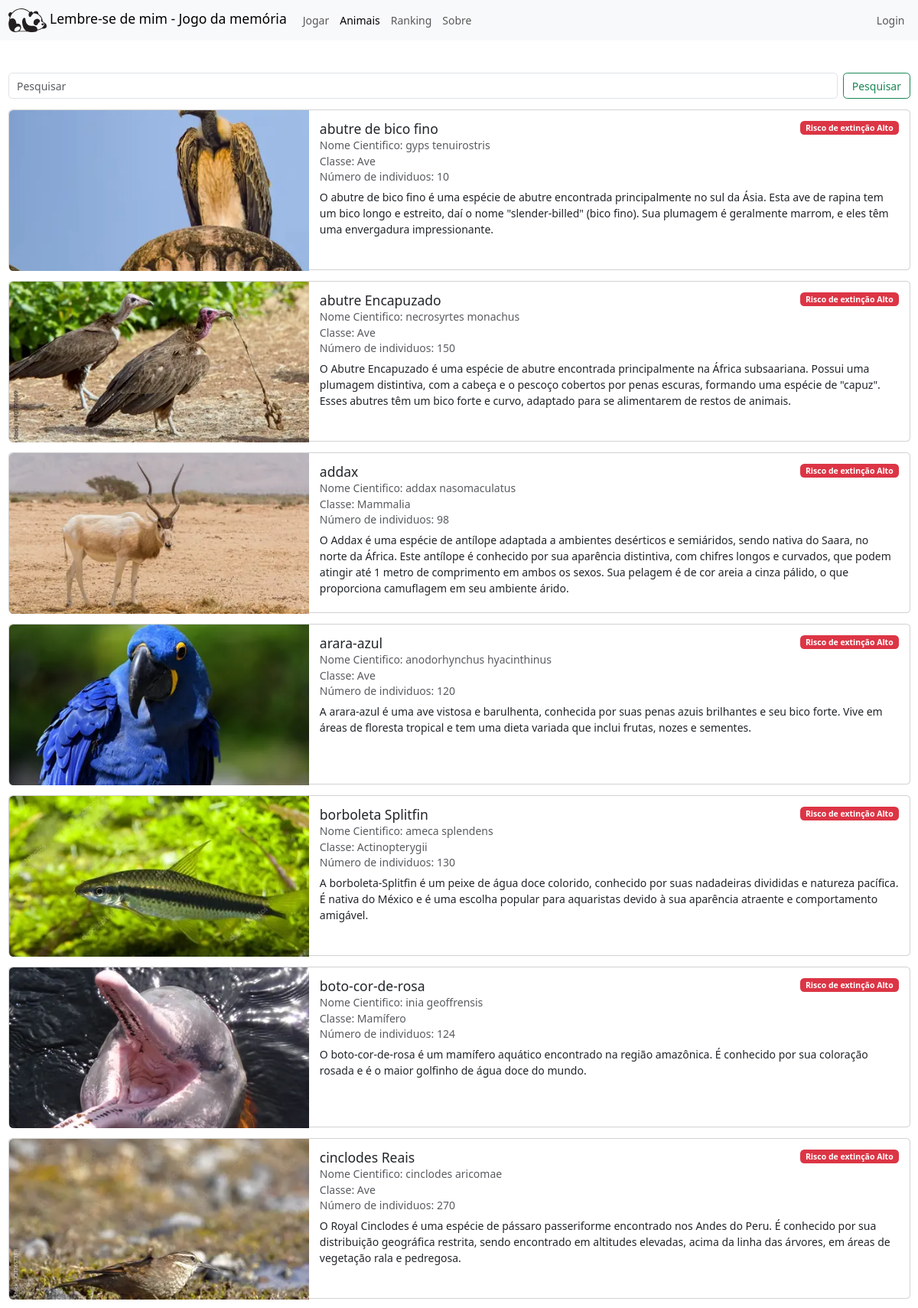
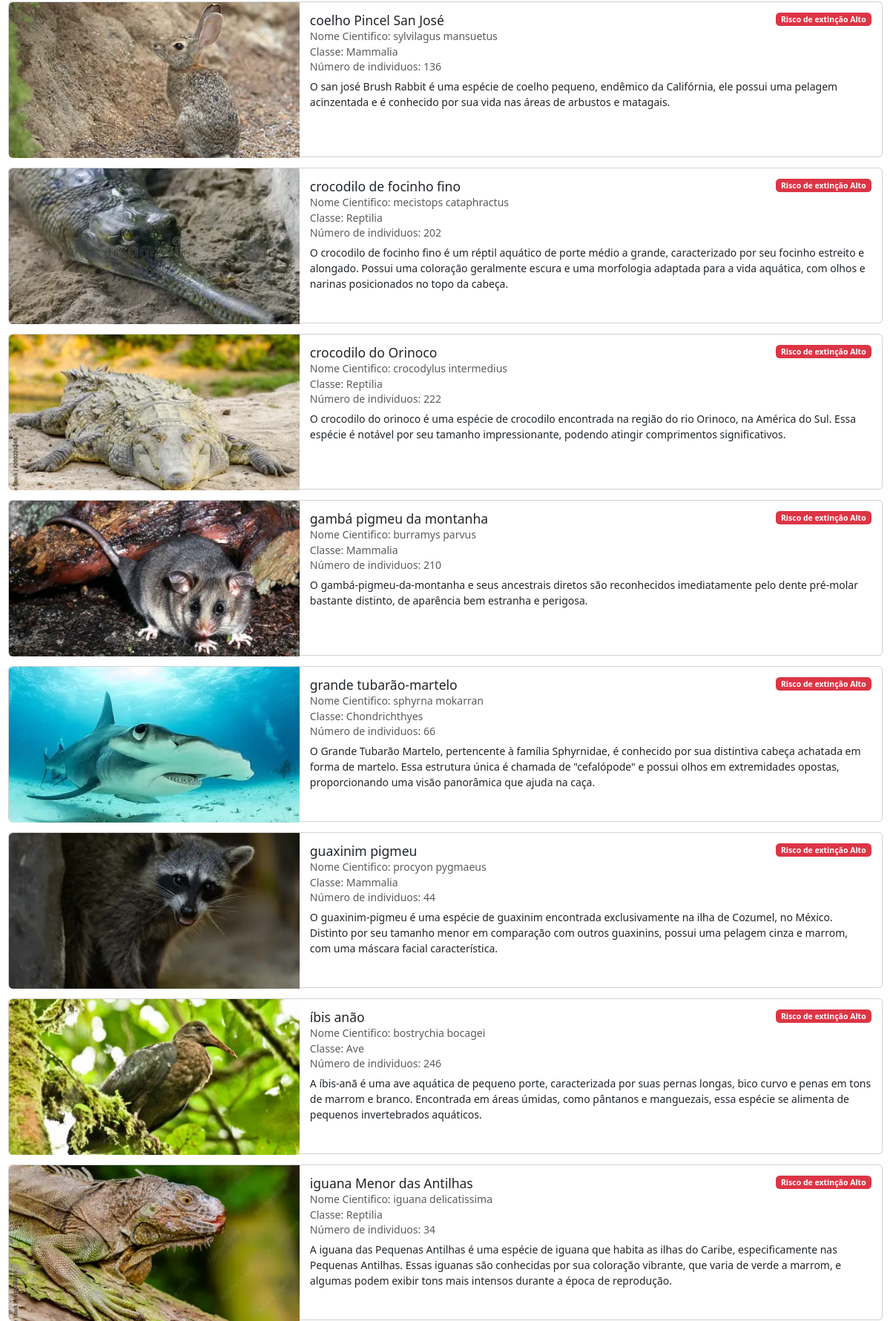
Screenshot of /lista/index.php (upper part) with the database file from the repository (2 pictures, top to bottom).
### tables this page shows
CREATE TABLE `animais` (
  `id` int(11) NOT NULL AUTO_INCREMENT,
  `nome` varchar(255) DEFAULT NULL,
  `nome_cientifico` varchar(255) DEFAULT NULL,
  `classe` varchar(255) DEFAULT NULL,
  `numero_individuos` int(11) DEFAULT NULL,
  `risco_extincao` varchar(255) DEFAULT NULL,
  `imagem_url` varchar(255) DEFAULT NULL,
  `descricao` varchar(1024) DEFAULT NULL,
  PRIMARY KEY (`id`)
);

### lista/index.php (the view, shortened to what this page needs)
<?php
$animals_array = [];
try {
  $database = new Database('mysql');
  $conn = $database->getConnection();
  $sql = "SELECT * FROM animais order by nome";
  $stmt = $conn->prepare($sql);
  $stmt->execute();
  $animals_array = $stmt->fetchAll(PDO::FETCH_ASSOC);
} catch (\PDOException $e) {
  echo "Database connection failed: " . $e->getMessage();
} catch (\InvalidArgumentException $e) {
  echo "Invalid database dialect: " . $e->getMessage();
}
?>
<?php
include '../includes/navbar.php';
?>
<main class="container">
  <div class="my-5">
    <form class="d-flex mb-3" role="search" id="search-form">
      <input class="form-control me-2" type="search" placeholder="Pesquisar" aria-label="Pesquisar" />
      <button class="btn btn-outline-success" type="submit">
        Pesquisar
      </button>
    </form>
    <div>
      <?php foreach ($animals_array as $animal) : ?>
        <div class="card mb-3">
          <div class="row g-0 h-100">
            <div class="col-md-4 h-100">
              <img src="/img/animais/<?= $animal['imagem_url'] ?>-grande.webp" class="img-fluid rounded-start" alt="imagem de <?= $animal['nome'] ?>" width="450" height="300" loading="lazy" decoding="async" />
            </div>
            <div class="col-md-8">
              <div class="card-body">
                <h5 class="card-title"><?= $animal['nome'] ?></h5>
                <h6 class="card-subtitle mb-2 text-muted">
                  Nome Cientifico: <?= $animal['nome_cientifico'] ?>
                </h6>
                <h6 class="card-subtitle mb-2 text-muted">Classe: <?= $animal['classe'] ?></h6>
                <h6 class="card-subtitle mb-2 text-muted">
                  Número de individuos: <?= $animal['numero_individuos'] ?>
                </h6>
                <span class="badge text-bg-<?php echo ($animal['risco_extincao'] == 'Alto' ? 'danger' : ($animal['risco_extincao'] == 'Médio' ? 'warning' : 'success')) ?>">Risco de extinção <?= $animal['risco_extincao'] ?></span>
                <p class="card-text">
                  <?= $animal['descricao'] ?>
                </p>
              </div>
            </div>
          </div>
        </div>
      <?php endforeach; ?>
    </div>
  </div>
</main>
<?php
include '../includes/footer.php';
?>

### css/global.css (style rules this page uses)
html { font-size: 10px; }
@media screen and (min-width: 1200px) and (max-width: 1399px) { html { font-size: 14px; } }
.container, .container-lg, .container-md, .container-sm, .container-xl, .container-xxl { max-width: 2200px; }

### css/lista.css (style rules this page uses)
@media screen and (min-width: 768px) { .card { max-height: 15rem; } }
.card img { max-height: 15rem; width: 100%; object-fit: cover; }
.badge { position: absolute; top: 1rem; right: 1rem; }

### rows the page displays
animais: imagem_url (picture), nome "abutre de bico fino", nome_cientifico "gyps tenuirostris", classe "Ave", numero_individuos "10", risco_extincao "Alto", descricao "O abutre de bico fino é uma espécie de abutre encontrada principalmente no sul da Ásia. Esta ave de rapina tem um bico longo e estreito, daí o nome \"slender-billed\" (bico fino). Sua plumagem é geralmente marrom, e eles têm uma envergadura impressionante."
animais: imagem_url (picture), nome "abutre Encapuzado", nome_cientifico "necrosyrtes monachus", classe "Ave", numero_individuos "150", risco_extincao "Alto", descricao "O Abutre Encapuzado é uma espécie de abutre encontrada principalmente na África subsaariana. Possui uma plumagem distintiva, com a cabeça e o pescoço cobertos por penas escuras, formando uma espécie de \"capuz\". Esses abutres têm um bico forte e curvo, adaptado para se alimentarem de restos de animais."
animais: imagem_url+nome (picture), nome "addax", nome_cientifico "addax nasomaculatus", classe "Mammalia", numero_individuos "98", risco_extincao "Alto", descricao "O Addax é uma espécie de antílope adaptada a ambientes desérticos e semiáridos, sendo nativa do Saara, no norte da África. Este antílope é conhecido por sua aparência distintiva, com chifres longos e curvados, que podem atingir até 1 metro de comprimento em ambos os sexos. Sua pelagem é de cor areia a cinza pálido, o que proporciona camuflagem em seu ambiente árido."
animais: imagem_url+nome (picture), nome "arara-azul", nome_cientifico "anodorhynchus hyacinthinus", classe "Ave", numero_individuos "120", risco_extincao "Alto", descricao "A arara-azul é uma ave vistosa e barulhenta, conhecida por suas penas azuis brilhantes e seu bico forte. Vive em áreas de floresta tropical e tem uma dieta variada que inclui frutas, nozes e sementes."
animais: imagem_url (picture), nome "borboleta Splitfin", nome_cientifico "ameca splendens", classe "Actinopterygii", numero_individuos "130", risco_extincao "Alto", descricao "A borboleta-Splitfin é um peixe de água doce colorido, conhecido por suas nadadeiras divididas e natureza pacífica. É nativa do México e é uma escolha popular para aquaristas devido à sua aparência atraente e comportamento amigável."
animais: imagem_url (picture), nome "boto-cor-de-rosa", nome_cientifico "inia geoffrensis", classe "Mamífero", numero_individuos "124", risco_extincao "Alto", descricao "O boto-cor-de-rosa é um mamífero aquático encontrado na região amazônica. É conhecido por sua coloração rosada e é o maior golfinho de água doce do mundo."
animais: imagem_url (picture), nome "cinclodes Reais", nome_cientifico "cinclodes aricomae", classe "Ave", numero_individuos "270", risco_extincao "Alto", descricao "O Royal Cinclodes é uma espécie de pássaro passeriforme encontrado nos Andes do Peru. É conhecido por sua distribuição geográfica restrita, sendo encontrado em altitudes elevadas, acima da linha das árvores, em áreas de vegetação rala e pedregosa."
animais: imagem_url (picture), nome "coelho Pincel San José", nome_cientifico "sylvilagus mansuetus", classe "Mammalia", numero_individuos "136", risco_extincao "Alto", descricao "O san josé Brush Rabbit é uma espécie de coelho pequeno, endêmico da Califórnia, ele possui uma pelagem acinzentada e é conhecido por sua vida nas áreas de arbustos e matagais."
animais: imagem_url (picture), nome "crocodilo de focinho fino", nome_cientifico "mecistops cataphractus", classe "Reptilia", numero_individuos "202", risco_extincao "Alto", descricao "O crocodilo de focinho fino é um réptil aquático de porte médio a grande, caracterizado por seu focinho estreito e alongado. Possui uma coloração geralmente escura e uma morfologia adaptada para a vida aquática, com olhos e narinas posicionados no topo da cabeça."
animais: imagem_url (picture), nome "crocodilo do Orinoco", nome_cientifico "crocodylus intermedius", classe "Reptilia", numero_individuos "222", risco_extincao "Alto", descricao "O crocodilo do orinoco é uma espécie de crocodilo encontrada na região do rio Orinoco, na América do Sul. Essa espécie é notável por seu tamanho impressionante, podendo atingir comprimentos significativos."
animais: imagem_url (picture), nome "gambá pigmeu da montanha", nome_cientifico "burramys parvus", classe "Mammalia", numero_individuos "210", risco_extincao "Alto", descricao "O gambá-pigmeu-da-montanha e seus ancestrais diretos são reconhecidos imediatamente pelo dente pré-molar bastante distinto, de aparência bem estranha e perigosa."
animais: imagem_url (picture), nome "grande tubarão-martelo", nome_cientifico "sphyrna mokarran", classe "Chondrichthyes", numero_individuos "66", risco_extincao "Alto", descricao "O Grande Tubarão Martelo, pertencente à família Sphyrnidae, é conhecido por sua distintiva cabeça achatada em forma de martelo. Essa estrutura única é chamada de \"cefalópode\" e possui olhos em extremidades opostas, proporcionando uma visão panorâmica que ajuda na caça."
animais: imagem_url (picture), nome "guaxinim pigmeu", nome_cientifico "procyon pygmaeus", classe "Mammalia", numero_individuos "44", risco_extincao "Alto", descricao "O guaxinim-pigmeu é uma espécie de guaxinim encontrada exclusivamente na ilha de Cozumel, no México. Distinto por seu tamanho menor em comparação com outros guaxinins, possui uma pelagem cinza e marrom, com uma máscara facial característica."
animais: imagem_url (picture), nome "íbis anão", nome_cientifico "bostrychia bocagei", classe "Ave", numero_individuos "246", risco_extincao "Alto", descricao "A íbis-anã é uma ave aquática de pequeno porte, caracterizada por suas pernas longas, bico curvo e penas em tons de marrom e branco. Encontrada em áreas úmidas, como pântanos e manguezais, essa espécie se alimenta de pequenos invertebrados aquáticos."
animais: imagem_url (picture), nome "iguana Menor das Antilhas", nome_cientifico "iguana delicatissima", classe "Reptilia", numero_individuos "34", risco_extincao "Alto", descricao "A iguana das Pequenas Antilhas é uma espécie de iguana que habita as ilhas do Caribe, especificamente nas Pequenas Antilhas. Essas iguanas são conhecidas por sua coloração vibrante, que varia de verde a marrom, e algumas podem exibir tons mais intensos durante a época de reprodução."
